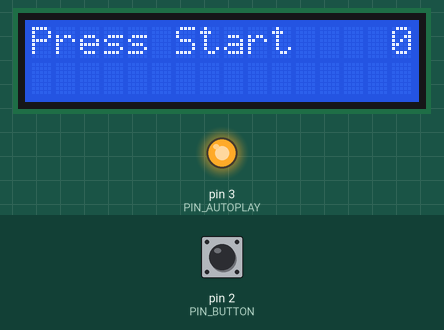
Bench run of a sketch on a simulated Arduino Uno, built with avr-gcc and run on an emulated ATmega328P. Shown: 16×2 character LCD, output pins drawn as LEDs (lit = HIGH). Inputs (shaded band) come from the test bench; at power-on: pin 2 (PIN_BUTTON) HIGH. Random numbers use the default seed unless the sketch sets one.

Above: at 1.18 s.
1.4 s: pin 2 (PIN_BUTTON) pulled LOW for 0.15 s
At 1.86 s:
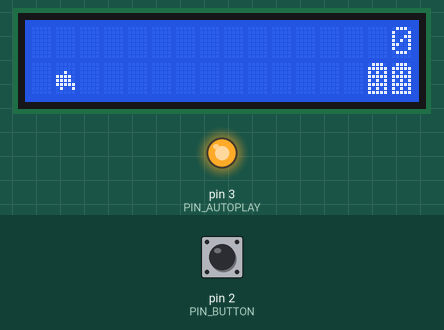
2.1 s: pin 2 (PIN_BUTTON) pulled LOW for 1 s
At 2.43 s:
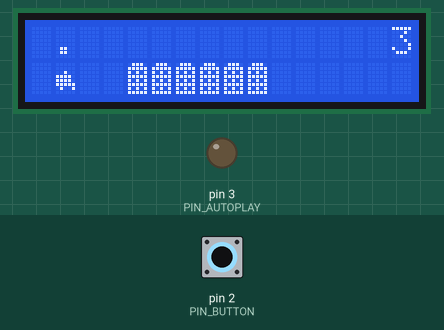
3.7 s: pin 2 (PIN_BUTTON) pulled LOW for 0.15 s
At 4.1 s:
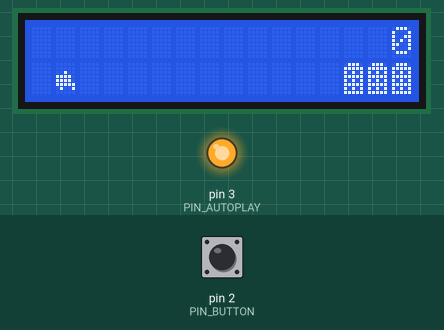
4.4 s: pin 2 (PIN_BUTTON) pulled LOW for 3.2 s
At 4.67 s:
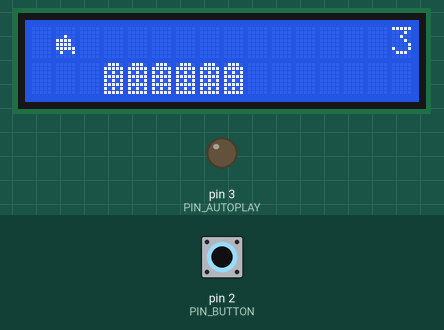
8.2 s: pin 2 (PIN_BUTTON) pulled LOW for 0.15 s
At 8.65 s:
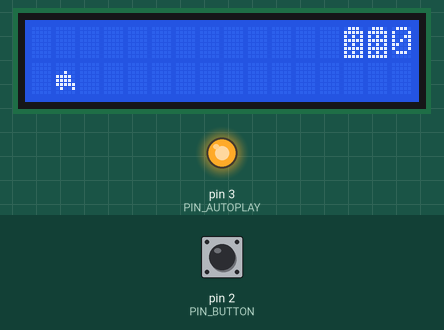
8.9 s: pin 2 (PIN_BUTTON) pulled LOW for 1 s
At 9.3 s:
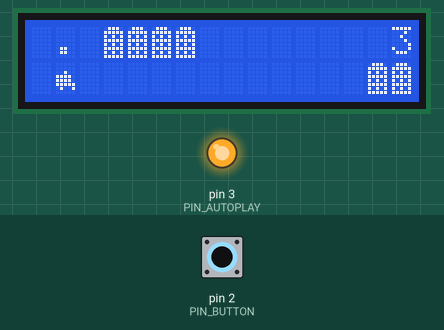
Timing chart, 0 to 11.5 s (numbered marks = the images above; inputs shaded):
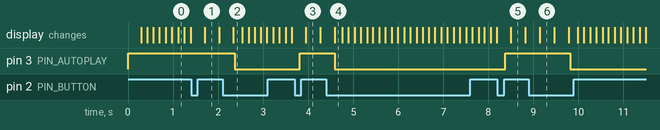

Measured:
- after the input at 3.7 s, pin 3 (PIN_AUTOPLAY): LOW → HIGH after 0.12 s
- after the input at 8.2 s, pin 3 (PIN_AUTOPLAY): LOW → HIGH after 0.17 s

The sketch:

lcd_endless_runner.ino
```cpp
#include "src/logic.h"

void setup() {
  runner_init();
}

void loop() {
  runner_loop();
}
```

logic.cpp
```cpp
#include "logic.h"
#include <LiquidCrystal_I2C.h>
#include <Wire.h>
static LiquidCrystal_I2C lcd(0x27, 16, 2);
char terrainUpper[TERRAIN_WIDTH + 1];
char terrainLower[TERRAIN_WIDTH + 1];
volatile bool buttonPushed = false;
// Testability: scale of the 100 ms blink delay and a shadow of the 16x2 LCD (it cannot be read back)
static uint8_t delay_scale = 100;
static char shadow[2][17];
static uint8_t cur_col = 0, cur_row = 0;

static void paced_delay(unsigned long ms) {
  delay(ms * delay_scale / 100);
}

void runner_set_delay_scale(uint8_t percent) {
  delay_scale = percent;
}

static void lcd_set_cursor(uint8_t col, uint8_t row) {
  lcd.setCursor(col, row);
  cur_col = col;
  cur_row = row;
}

static void lcd_put(char c) {
  if (cur_col < 16 && cur_row < 2) shadow[cur_row][cur_col] = c;
  cur_col++;
}

static void lcd_print(const char *text) {
  lcd.print(text);
  for (uint8_t i = 0; text[i]; i++) lcd_put(text[i]);
}

static void lcd_print(unsigned int value) {
  char buf[7];
  utoa(value, buf, 10);
  lcd_print(buf);
}

const char *runner_lcd_line(uint8_t row) {
  return shadow[row % 2];
}

void initializeGraphics() {
  static byte graphics[] = {
    // Run position 1
    0b00000,
    0b00000,
    0b00100,
    0b11110,
    0b11110,
    0b11111,
    0b01001,
    0b00000,
    // Run position 2
    0b00000,
    0b00000,
    0b00100,
    0b11110,
    0b11110,
    0b11111,
    0b01001,
    0b00000,
    // Jump
    0b00000,
    0b00000,
    0b00100,
    0b11110,
    0b11110,
    0b11111,
    0b01001,
    0b00000,
    // Jump lower
    0b00000,
    0b00000,
    0b00100,
    0b11110,
    0b11110,
    0b11111,
    0b01001,
    0b00000,
    // Ground
    0b01110,
    0b11111,
    0b10101,
    0b11111,
    0b10101,
    0b11111,
    0b10101,
    0b11111,
    // Ground right
    0b01110,
    0b11111,
    0b10101,
    0b11111,
    0b10101,
    0b11111,
    0b10101,
    0b11111,
    // Ground left
    0b01110,
    0b11111,
    0b10101,
    0b11111,
    0b10101,
    0b11111,
    0b10101,
    0b11111,
  };
  int i;
  // Skip using character 0, this allows lcd_print() to be used to
  // quickly draw multiple characters
  for (i = 0; i < 7; ++i) {
    lcd.createChar(i + 1, &graphics[i * 8]);
  }
  for (i = 0; i < TERRAIN_WIDTH; ++i) {
    terrainUpper[i] = SPRITE_TERRAIN_EMPTY;
    terrainLower[i] = SPRITE_TERRAIN_EMPTY;
  }
}

// Slide the terrain to the left in half-character increments
//
void advanceTerrain(char* terrain, byte newTerrain) {
  for (int i = 0; i < TERRAIN_WIDTH; ++i) {
    char current = terrain[i];
    char next = (i == TERRAIN_WIDTH - 1) ? newTerrain : terrain[i + 1];
    switch (current) {
      case SPRITE_TERRAIN_EMPTY:
        terrain[i] = (next == SPRITE_TERRAIN_SOLID) ? SPRITE_TERRAIN_SOLID_RIGHT : SPRITE_TERRAIN_EMPTY;
        break;
      case SPRITE_TERRAIN_SOLID:
        terrain[i] = (next == SPRITE_TERRAIN_EMPTY) ? SPRITE_TERRAIN_SOLID_LEFT : SPRITE_TERRAIN_SOLID;
        break;
      case SPRITE_TERRAIN_SOLID_RIGHT:
        terrain[i] = SPRITE_TERRAIN_SOLID;
        break;
      case SPRITE_TERRAIN_SOLID_LEFT:
        terrain[i] = SPRITE_TERRAIN_EMPTY;
        break;
    }
  }
}

bool drawCAR(byte position, char* terrainUpper, char* terrainLower, unsigned int score) {
  bool collide = false;
  char upperSave = terrainUpper[CAR_HORIZONTAL_POSITION];
  char lowerSave = terrainLower[CAR_HORIZONTAL_POSITION];
  byte upper, lower;
  switch (position) {
    case CAR_POSITION_OFF:
      upper = lower = SPRITE_TERRAIN_EMPTY;
      break;
    case CAR_POSITION_RUN_LOWER_1:
      upper = SPRITE_TERRAIN_EMPTY;
      lower = SPRITE_RUN1;
      break;
    case CAR_POSITION_RUN_LOWER_2:
      upper = SPRITE_TERRAIN_EMPTY;
      lower = SPRITE_RUN2;
      break;
    case CAR_POSITION_JUMP_1:
    case CAR_POSITION_JUMP_8:
      upper = SPRITE_TERRAIN_EMPTY;
      lower = SPRITE_JUMP;
      break;
    case CAR_POSITION_JUMP_2:
    case CAR_POSITION_JUMP_7:
      upper = SPRITE_JUMP_UPPER;
      lower = SPRITE_JUMP_LOWER;
      break;
    case CAR_POSITION_JUMP_3:
    case CAR_POSITION_JUMP_4:
    case CAR_POSITION_JUMP_5:
    case CAR_POSITION_JUMP_6:
      upper = SPRITE_JUMP;
      lower = SPRITE_TERRAIN_EMPTY;
      break;
    case CAR_POSITION_RUN_UPPER_1:
      upper = SPRITE_RUN1;
      lower = SPRITE_TERRAIN_EMPTY;
      break;
    case CAR_POSITION_RUN_UPPER_2:
      upper = SPRITE_RUN2;
      lower = SPRITE_TERRAIN_EMPTY;
      break;
  }
  if (upper != ' ') {
    terrainUpper[CAR_HORIZONTAL_POSITION] = upper;
    collide = (upperSave == SPRITE_TERRAIN_EMPTY) ? false : true;
  }
  if (lower != ' ') {
    terrainLower[CAR_HORIZONTAL_POSITION] = lower;
    collide |= (lowerSave == SPRITE_TERRAIN_EMPTY) ? false : true;
  }

  byte digits = (score > 9999) ? 5 : (score > 999) ? 4 : (score > 99) ? 3 : (score > 9) ? 2 : 1;

  // Draw the scene
  terrainUpper[TERRAIN_WIDTH] = '\0';
  terrainLower[TERRAIN_WIDTH] = '\0';
  char temp = terrainUpper[16 - digits];
  terrainUpper[16 - digits] = '\0';
  lcd_set_cursor(0, 0);
  lcd_print(terrainUpper);
  terrainUpper[16 - digits] = temp;
  lcd_set_cursor(0, 1);
  lcd_print(terrainLower);

  lcd_set_cursor(16 - digits, 0);
  lcd_print(score);

  terrainUpper[CAR_HORIZONTAL_POSITION] = upperSave;
  terrainLower[CAR_HORIZONTAL_POSITION] = lowerSave;
  return collide;
}

// Handle the button push as an interrupt
void buttonPush() {
  buttonPushed = true;
}

void runner_init() {
  runner_reset_state();
  pinMode(PIN_BUTTON, INPUT);
  digitalWrite(PIN_BUTTON, HIGH);
  pinMode(PIN_AUTOPLAY, OUTPUT);
  digitalWrite(PIN_AUTOPLAY, HIGH);

  // Digital pin 2 maps to interrupt 0
  attachInterrupt(0/*PIN_BUTTON*/, buttonPush, FALLING);

  initializeGraphics();

  lcd.init();
  lcd.backlight();
}

// former static locals of loop(), global for testability (runner_reset_state() restores them)
byte CARPos = CAR_POSITION_RUN_LOWER_1;
byte newTerrainType = TERRAIN_EMPTY;
byte newTerrainDuration = 1;
bool playing = false;
bool blink = false;
unsigned int distance = 0;

void runner_loop() {

  if (!playing) {
    drawCAR((blink) ? CAR_POSITION_OFF : CARPos, terrainUpper, terrainLower, distance >> 3);
    if (blink) {
      lcd_set_cursor(0, 0);
      lcd_print("Press Start");
    }
    paced_delay(100);
    blink = !blink;
    if (buttonPushed) {
      initializeGraphics();
      CARPos = CAR_POSITION_RUN_LOWER_1;
      playing = true;
      buttonPushed = false;
      distance = 0;
    }
    return;
  }

  // Shift the terrain to the left
  advanceTerrain(terrainLower, newTerrainType == TERRAIN_LOWER_BLOCK ? SPRITE_TERRAIN_SOLID : SPRITE_TERRAIN_EMPTY);
  advanceTerrain(terrainUpper, newTerrainType == TERRAIN_UPPER_BLOCK ? SPRITE_TERRAIN_SOLID : SPRITE_TERRAIN_EMPTY);

  // Make new terrain to enter on the right
  if (--newTerrainDuration == 0) {
    if (newTerrainType == TERRAIN_EMPTY) {
      newTerrainType = (random(3) == 0) ? TERRAIN_UPPER_BLOCK : TERRAIN_LOWER_BLOCK;
      newTerrainDuration = 10 + random(6);
    } else {
      newTerrainType = TERRAIN_EMPTY;
      newTerrainDuration = 10 + random(6);
    }
  }

  if (buttonPushed) {
    if (CARPos <= CAR_POSITION_RUN_LOWER_2) CARPos = CAR_POSITION_JUMP_1;
    buttonPushed = false;
  }

  if (drawCAR(CARPos, terrainUpper, terrainLower, distance >> 3)) {
    playing = false; // The CAR collided with something. Too bad.
    for (int i = 0; i <= 2; i++) {
    }
  } else {
    if (CARPos == CAR_POSITION_RUN_LOWER_2 || CARPos == CAR_POSITION_JUMP_8) {
      CARPos = CAR_POSITION_RUN_LOWER_1;
    } else if ((CARPos >= CAR_POSITION_JUMP_3 && CARPos <= CAR_POSITION_JUMP_5) && terrainLower[CAR_HORIZONTAL_POSITION] != SPRITE_TERRAIN_EMPTY) {
      CARPos = CAR_POSITION_RUN_UPPER_1;
    } else if (CARPos >= CAR_POSITION_RUN_UPPER_1 && terrainLower[CAR_HORIZONTAL_POSITION] == SPRITE_TERRAIN_EMPTY) {
      CARPos = CAR_POSITION_JUMP_5;
    } else if (CARPos == CAR_POSITION_RUN_UPPER_2) {
      CARPos = CAR_POSITION_RUN_UPPER_1;
    } else {
      ++CARPos;
    }
    ++distance;

    digitalWrite(PIN_AUTOPLAY, terrainLower[CAR_HORIZONTAL_POSITION + 2] == SPRITE_TERRAIN_EMPTY ? HIGH : LOW);
  }
}

void runner_reset_state() {
  CARPos = CAR_POSITION_RUN_LOWER_1;
  newTerrainType = TERRAIN_EMPTY;
  newTerrainDuration = 1;
  playing = false;
  blink = false;
  distance = 0;
  buttonPushed = false;
  for (uint8_t r = 0; r < 2; r++) {
    memset(shadow[r], ' ', 16);
    shadow[r][16] = 0;
  }
}
```

logic.h
```cpp
// (licence header left out)
#pragma once
#include <Arduino.h>

#define PIN_BUTTON 2
#define PIN_AUTOPLAY 3   // was pin 1 (Serial TX); output HIGH when the lane ahead is free
#define SPRITE_RUN1 1  //Car sprite
#define SPRITE_RUN2 2
#define SPRITE_JUMP 3
#define SPRITE_JUMP_UPPER '.'
#define SPRITE_JUMP_LOWER 4
#define SPRITE_TERRAIN_EMPTY ' '
#define SPRITE_TERRAIN_SOLID 5
#define SPRITE_TERRAIN_SOLID_RIGHT 6
#define SPRITE_TERRAIN_SOLID_LEFT 7
#define CAR_HORIZONTAL_POSITION 1    // Horizontal position of CAR on screen
#define TERRAIN_WIDTH 16
#define TERRAIN_EMPTY 0
#define TERRAIN_LOWER_BLOCK 1
#define TERRAIN_UPPER_BLOCK 2
#define CAR_POSITION_OFF 0          // CAR is invisible
#define CAR_POSITION_RUN_LOWER_1 1  // CAR is running on lower row (pose 1)
#define CAR_POSITION_RUN_LOWER_2 2  //                              (pose 2)
#define CAR_POSITION_JUMP_1 3       // Starting a jump
#define CAR_POSITION_JUMP_2 4       // Half-way up
#define CAR_POSITION_JUMP_3 5       // Jump is on upper row
#define CAR_POSITION_JUMP_4 6       // Jump is on upper row
#define CAR_POSITION_JUMP_5 7       // Jump is on upper row
#define CAR_POSITION_JUMP_6 8       // Jump is on upper row
#define CAR_POSITION_JUMP_7 9       // Half-way down
#define CAR_POSITION_JUMP_8 10      // About to land
#define CAR_POSITION_RUN_UPPER_1 11 // CAR is running on upper row (pose 1)
#define CAR_POSITION_RUN_UPPER_2 12 //                              (pose 2)

extern char terrainUpper[TERRAIN_WIDTH + 1];   // sprites of the upper row
extern char terrainLower[TERRAIN_WIDTH + 1];
extern volatile bool buttonPushed;            // set by the button interrupt
extern byte CARPos;                           // CAR_POSITION_*
extern byte newTerrainType, newTerrainDuration;
extern bool playing, blink;
extern unsigned int distance;                 // score shown = distance >> 3

void runner_set_delay_scale(uint8_t percent);  // 100 ms blink delay of the start screen: 100 = original (default), 0 = none
void runner_reset_state();                    // former loop() statics and flags back to power-up values
void runner_init();                           // setup(): button + interrupt 0 (pin 2, FALLING), autoplay pin, graphics, LCD
void runner_loop();                           // one loop() pass: start screen or one game step
void initializeGraphics();                    // custom characters, empty terrain
void advanceTerrain(char* terrain, byte newTerrain);  // slide one row left by half a character
bool drawCAR(byte position, char* terrainUpper, char* terrainLower, unsigned int score);  // draws, true on collision
void buttonPush();                            // the interrupt routine
const char *runner_lcd_line(uint8_t row);     // LCD row 0/1, 16 characters (custom sprites appear as codes 1..7)
```
